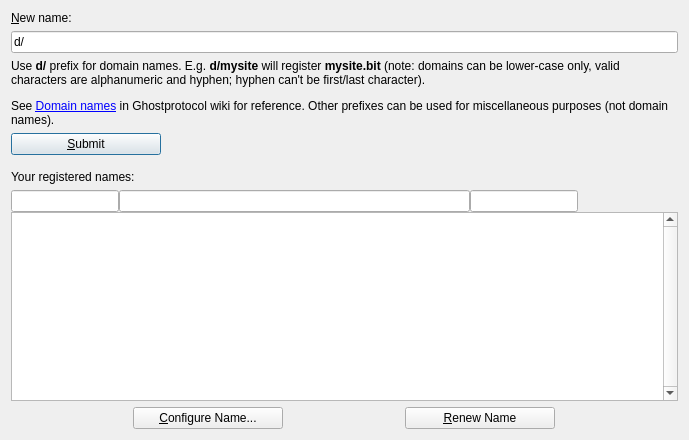
<?xml version="1.0" encoding="UTF-8"?>
<ui version="4.0">
 <class>ManageNamesPage</class>
 <widget class="QDialog" name="ManageNamesPage">
  <property name="geometry">
   <rect>
    <x>0</x>
    <y>0</y>
    <width>689</width>
    <height>440</height>
   </rect>
  </property>
  <property name="sizePolicy">
   <sizepolicy hsizetype="Preferred" vsizetype="Preferred">
    <horstretch>0</horstretch>
    <verstretch>0</verstretch>
   </sizepolicy>
  </property>
  <property name="windowTitle">
   <string>Manage Names</string>
  </property>
  <layout class="QHBoxLayout" name="horizontalLayout">
   <item>
    <layout class="QVBoxLayout" name="verticalLayout">
     <item>
      <widget class="QLabel" name="label_4">
       <property name="sizePolicy">
        <sizepolicy hsizetype="Preferred" vsizetype="Maximum">
         <horstretch>0</horstretch>
         <verstretch>0</verstretch>
        </sizepolicy>
       </property>
       <property name="text">
        <string>&amp;New name:</string>
       </property>
       <property name="alignment">
        <set>Qt::AlignLeading|Qt::AlignLeft|Qt::AlignVCenter</set>
       </property>
       <property name="buddy">
        <cstring>registerName</cstring>
       </property>
      </widget>
     </item>
     <item>
      <widget class="QValidatedLineEdit" name="registerName">
       <property name="toolTip">
        <string>Enter a name or domain name (prefixed with d/) to be registered via Ghostprotocol.</string>
       </property>
       <property name="text">
        <string notr="true">d/</string>
       </property>
      </widget>
     </item>
     <item>
      <widget class="QLabel" name="label">
       <property name="sizePolicy">
        <sizepolicy hsizetype="Preferred" vsizetype="Preferred">
         <horstretch>0</horstretch>
         <verstretch>0</verstretch>
        </sizepolicy>
       </property>
       <property name="text">
        <string>&lt;html&gt;&lt;head/&gt;&lt;body&gt;&lt;p&gt;Use &lt;span style=&quot; font-weight:600;&quot;&gt;d/&lt;/span&gt; prefix for domain names. E.g. &lt;span style=&quot; font-weight:600;&quot;&gt;d/mysite&lt;/span&gt; will register &lt;span style=&quot; font-weight:600;&quot;&gt;mysite.bit&lt;/span&gt; (note: domains can be lower-case only, valid characters are alphanumeric and hyphen; hyphen can't be first/last character).&lt;/p&gt;&lt;p&gt;See &lt;a href=&quot;http://dot-bit.org/Namespace:Domain_names&quot;&gt;&lt;span style=&quot; text-decoration: underline; color:#0000ff;&quot;&gt;Domain names&lt;/span&gt;&lt;/a&gt; in Ghostprotocol wiki for reference. Other prefixes can be used for miscellaneous purposes (not domain names).&lt;/p&gt;&lt;/body&gt;&lt;/html&gt;</string>
       </property>
       <property name="textFormat">
        <enum>Qt::RichText</enum>
       </property>
       <property name="wordWrap">
        <bool>true</bool>
       </property>
       <property name="openExternalLinks">
        <bool>true</bool>
       </property>
      </widget>
     </item>
     <item>
      <widget class="QPushButton" name="submitNameButton">
       <property name="sizePolicy">
        <sizepolicy hsizetype="Fixed" vsizetype="Fixed">
         <horstretch>0</horstretch>
         <verstretch>0</verstretch>
        </sizepolicy>
       </property>
       <property name="minimumSize">
        <size>
         <width>150</width>
         <height>0</height>
        </size>
       </property>
       <property name="toolTip">
        <string>Confirm the new name action. Sends name_new transaction
to the network and creates a pending name_firstupdate transaction.</string>
       </property>
       <property name="text">
        <string>&amp;Submit</string>
       </property>
       <property name="icon">
        <iconset resource="../bitcoin.qrc">
         <normaloff>:/icons/send</normaloff>:/icons/send</iconset>
       </property>
       <property name="default">
        <bool>true</bool>
       </property>
      </widget>
     </item>
     <item>
      <spacer name="verticalSpacer">
       <property name="orientation">
        <enum>Qt::Vertical</enum>
       </property>
       <property name="sizeType">
        <enum>QSizePolicy::Maximum</enum>
       </property>
       <property name="sizeHint" stdset="0">
        <size>
         <width>20</width>
         <height>12</height>
        </size>
       </property>
      </spacer>
     </item>
     <item>
      <widget class="QLabel" name="label_5">
       <property name="sizePolicy">
        <sizepolicy hsizetype="Preferred" vsizetype="Maximum">
         <horstretch>0</horstretch>
         <verstretch>0</verstretch>
        </sizepolicy>
       </property>
       <property name="text">
        <string>Your registered names:</string>
       </property>
       <property name="alignment">
        <set>Qt::AlignLeading|Qt::AlignLeft|Qt::AlignVCenter</set>
       </property>
       <property name="buddy">
        <cstring>tableView</cstring>
       </property>
      </widget>
     </item>
     <item>
      <layout class="QVBoxLayout" name="verticalLayout_2">
       <property name="spacing">
        <number>0</number>
       </property>
       <item>
        <layout class="QHBoxLayout" name="horizontalLayout_2">
         <property name="spacing">
          <number>0</number>
         </property>
         <item>
          <widget class="QValidatedLineEdit" name="nameFilter">
           <property name="sizePolicy">
            <sizepolicy hsizetype="Fixed" vsizetype="Fixed">
             <horstretch>0</horstretch>
             <verstretch>0</verstretch>
            </sizepolicy>
           </property>
           <property name="toolTip">
            <string>Enter part of name to search for</string>
           </property>
           <property name="text">
            <string notr="true"/>
           </property>
          </widget>
         </item>
         <item>
          <widget class="QValidatedLineEdit" name="valueFilter">
           <property name="toolTip">
            <string>Enter part of value to search for</string>
           </property>
           <property name="text">
            <string notr="true"/>
           </property>
          </widget>
         </item>
         <item>
          <widget class="QValidatedLineEdit" name="addressFilter">
           <property name="sizePolicy">
            <sizepolicy hsizetype="Fixed" vsizetype="Fixed">
             <horstretch>0</horstretch>
             <verstretch>0</verstretch>
            </sizepolicy>
           </property>
           <property name="toolTip">
            <string>Enter Ghostprotocol address (or prefix of it)</string>
           </property>
           <property name="text">
            <string notr="true"/>
           </property>
          </widget>
         </item>
         <item>
          <spacer name="horizontalSpacer_ExpiresIn">
           <property name="orientation">
            <enum>Qt::Horizontal</enum>
           </property>
           <property name="sizeType">
            <enum>QSizePolicy::Fixed</enum>
           </property>
           <property name="sizeHint" stdset="0">
            <size>
             <width>100</width>
             <height>20</height>
            </size>
           </property>
          </spacer>
         </item>
        </layout>
       </item>
       <item>
        <widget class="QTableView" name="tableView">
         <property name="contextMenuPolicy">
          <enum>Qt::CustomContextMenu</enum>
         </property>
         <property name="toolTip">
          <string>Double-click name to configure</string>
         </property>
         <property name="verticalScrollBarPolicy">
          <enum>Qt::ScrollBarAlwaysOn</enum>
         </property>
         <property name="tabKeyNavigation">
          <bool>false</bool>
         </property>
         <property name="alternatingRowColors">
          <bool>true</bool>
         </property>
         <property name="selectionMode">
          <enum>QAbstractItemView::SingleSelection</enum>
         </property>
         <property name="selectionBehavior">
          <enum>QAbstractItemView::SelectRows</enum>
         </property>
         <property name="sortingEnabled">
          <bool>true</bool>
         </property>
         <attribute name="verticalHeaderVisible">
          <bool>false</bool>
         </attribute>
        </widget>
       </item>
      </layout>
     </item>
     <item>
      <layout class="QHBoxLayout" name="horizontalLayout_3">
       <property name="spacing">
        <number>0</number>
       </property>
       <item>
        <widget class="QPushButton" name="configureNameButton">
         <property name="sizePolicy">
          <sizepolicy hsizetype="Fixed" vsizetype="Fixed">
           <horstretch>0</horstretch>
           <verstretch>0</verstretch>
          </sizepolicy>
         </property>
         <property name="minimumSize">
          <size>
           <width>150</width>
           <height>0</height>
          </size>
         </property>
         <property name="toolTip">
          <string>Configure name and submit update operation</string>
         </property>
         <property name="text">
          <string>&amp;Configure Name...</string>
         </property>
         <property name="default">
          <bool>false</bool>
         </property>
        </widget>
       </item>
       <item>
        <widget class="QPushButton" name="renewNameButton">
         <property name="sizePolicy">
          <sizepolicy hsizetype="Fixed" vsizetype="Fixed">
           <horstretch>0</horstretch>
           <verstretch>0</verstretch>
          </sizepolicy>
         </property>
         <property name="minimumSize">
          <size>
           <width>150</width>
           <height>0</height>
          </size>
         </property>
         <property name="toolTip">
          <string>Renew the name with its current value</string>
         </property>
         <property name="text">
          <string>&amp;Renew Name</string>
         </property>
         <property name="default">
          <bool>false</bool>
         </property>
        </widget>
       </item>
      </layout>
     </item>
    </layout>
   </item>
  </layout>
 </widget>
 <customwidgets>
  <customwidget>
   <class>QValidatedLineEdit</class>
   <extends>QLineEdit</extends>
   <header>../../src/qt/qvalidatedlineedit.h</header>
  </customwidget>
 </customwidgets>
 <resources>
  <include location="../bitcoin.qrc"/>
 </resources>
 <connections/>
</ui>
